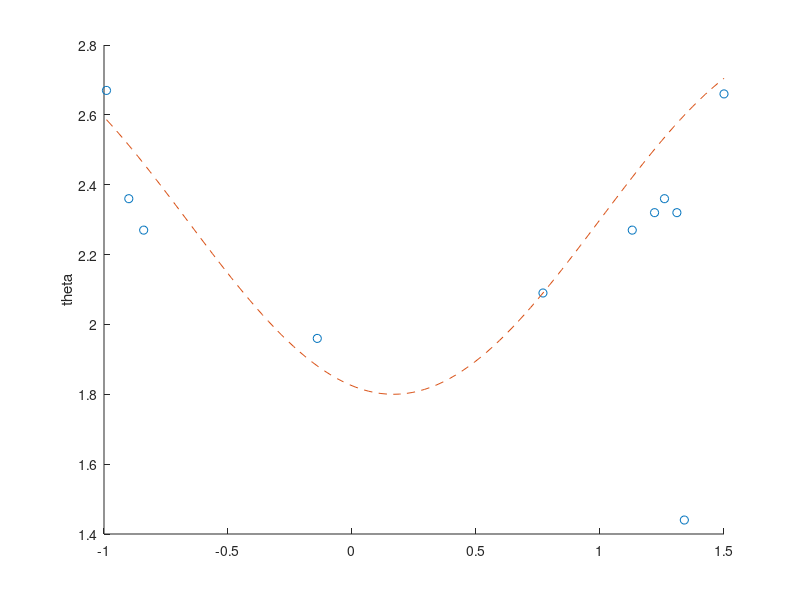

The MATLAB source for this figure:

pitch = [-0.14, 1.31, 1.22, 1.5, -0.99, 0.77, 1.13, -0.84, 1.26, -0.9, 1.34]
yaw = [1.88, -4.48, 2.09, 2.47, 2.55, 2.56, 3.69, 2.09, 2.49, 2.23, 2.91]

theta = [-0.32, -1.62, -1.56, -1.79, 0.87, -1.2, -1.48, 0.58, -1.59, 0.66, -1.65]
phi = [0.08, 6.8, 0.23, 0.19, 0.12, -0.47, -1.42, 0.18, -0.13, 0.13, -1.47]

phi_corr = phi + yaw

a = 0.5
t = pi()*0.6
c = pi()*1.4
d = 2.3

%plot(pitch, theta,"o")
ylabel('theta')
hold on 
plot(pitch, phi_corr,"o")
hold on
x = linspace(min(pitch), max(pitch), 100);
y = a*sin(t*x+c)+d;
plot(x, y, '--', 'DisplayName', 'Cosine Function');
